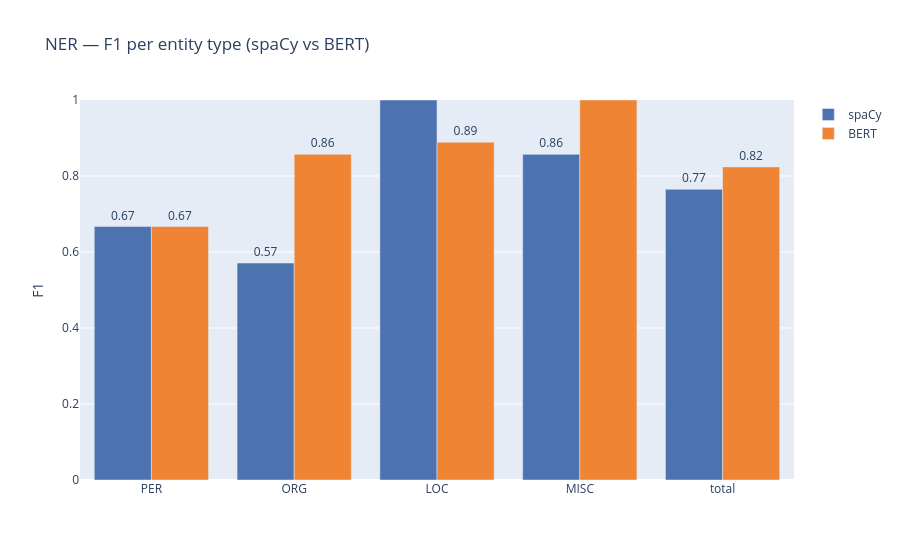
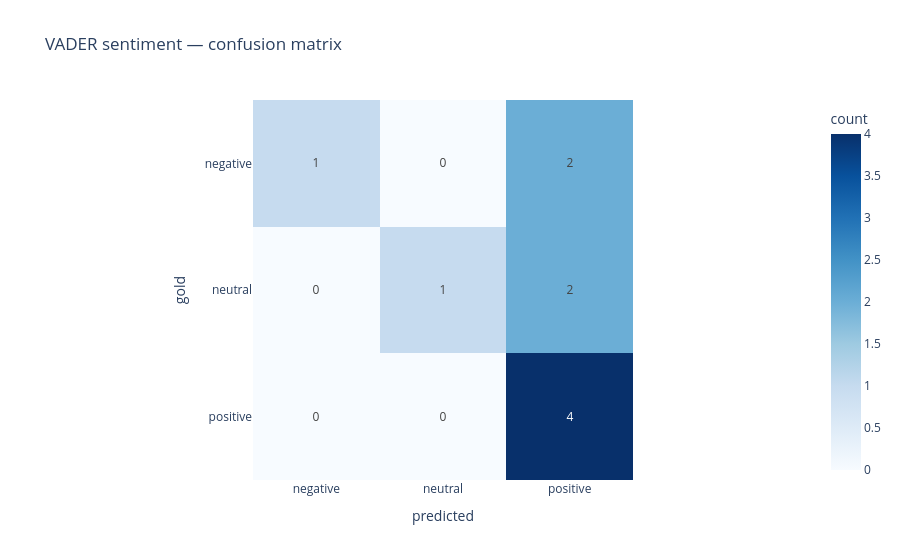
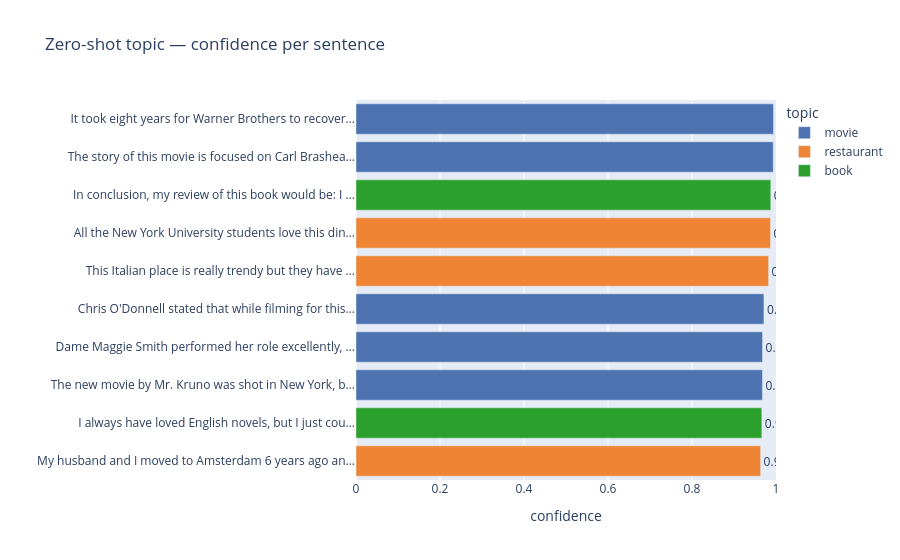

Notebook cell for these charts, in order:
### Code cell
import plotly.express as px
import plotly.graph_objects as go
import pandas as pd
from sklearn.metrics import confusion_matrix

# ── helper: recompute F1 per entity type ──────────────────────
def get_f1s(gold_dict, pred_dict):
    types = ['PER', 'ORG', 'LOC', 'MISC']
    out = {}
    tot = [0, 0, 0]
    for et in types:
        tp = fp = fn = 0
        for sid in gold_dict:
            g = {(t.lower().strip('.'), e) for t, e in gold_dict[sid] if e == et}
            p = {(t.lower().strip('.'), e) for t, e in pred_dict.get(sid, []) if e == et}
            tp += len(g & p); fp += len(p - g); fn += len(g - p)
        tot[0] += tp; tot[1] += fp; tot[2] += fn
        pr = tp/(tp+fp) if tp+fp else 0
        re = tp/(tp+fn) if tp+fn else 0
        out[et] = round(2*pr*re/(pr+re) if pr+re else 0, 3)
    tp, fp, fn = tot
    pr = tp/(tp+fp) if tp+fp else 0
    re = tp/(tp+fn) if tp+fn else 0
    out['total'] = round(2*pr*re/(pr+re) if pr+re else 0, 3)
    return out

# ── 1. NER F1 grouped bar ─────────────────────────────────────
spacy_f1 = get_f1s(gold, spacy_preds)
bert_f1  = get_f1s(gold, bert_preds)
type_labels = ['PER', 'ORG', 'LOC', 'MISC', 'total']

ner_plot_df = pd.DataFrame({
    'type':   type_labels * 2,
    'F1':     [spacy_f1[l] for l in type_labels] + [bert_f1[l] for l in type_labels],
    'system': ['spaCy'] * 5 + ['BERT'] * 5
})

fig1 = px.bar(
    ner_plot_df, x='type', y='F1', color='system', barmode='group',
    title='NER — F1 per entity type (spaCy vs BERT)',
    range_y=[0, 1], text='F1',
    color_discrete_map={'spaCy': '#4c72b0', 'BERT': '#ee8434'}
)
fig1.update_traces(textposition='outside', texttemplate='%{text:.2f}')
fig1.update_layout(yaxis_title='F1', xaxis_title='', legend_title='')
fig1.show()
fig1.write_image('ner_f1.png')

# ── 2. Sentiment confusion matrix heatmap ─────────────────────
sent_labels = ['negative', 'neutral', 'positive']
cm = confusion_matrix(sent_df['sentiment'], sent_df['pred_sentiment'], labels=sent_labels)

fig2 = px.imshow(
    cm,
    x=sent_labels, y=sent_labels,
    labels=dict(x='predicted', y='gold', color='count'),
    title='VADER sentiment — confusion matrix',
    text_auto=True, color_continuous_scale='Blues'
)
fig2.show()
fig2.write_image('sentiment_cm.png')

# ── 3. Zero-shot confidence per sentence ──────────────────────
zs_results  = [zero_shot(t, LABELS) for t in sent_df['text']]
top_scores  = [r['scores'][0] for r in zs_results]
top_preds   = [r['labels'][0] for r in zs_results]
short_texts = [t[:50] + '…' if len(t) > 50 else t for t in sent_df['text']]

zs_df = pd.DataFrame({
    'text':       short_texts,
    'confidence': top_scores,
    'topic':      top_preds
})

fig3 = px.bar(
    zs_df, x='confidence', y='text', orientation='h',
    color='topic', title='Zero-shot topic — confidence per sentence',
    range_x=[0, 1], text='confidence',
    color_discrete_map={'movie': '#4c72b0', 'restaurant': '#ee8434', 'book': '#2ca02c'}
)
fig3.update_traces(texttemplate='%{text:.2f}', textposition='outside')
fig3.update_layout(yaxis={'categoryorder': 'total ascending'}, xaxis_title='confidence', yaxis_title='')
fig3.show()
fig3.write_image('topic_confidence.png')

### Figure 1 — Plotly figure (JSON) as saved in the notebook; plotly's stock layout.template omitted (floating-point values rounded to 4 significant figures)
{"data": [{"alignmentgroup": "True", "hovertemplate": "system=spaCy<br>type=%{x}<br>F1=%{text}<extra></extra>", "legendgroup": "spaCy", "marker": {"color": "#4c72b0", "pattern": {"shape": ""}}, "name": "spaCy", "offsetgroup": "spaCy", "orientation": "v", "showlegend": true, "text": [0.667, 0.571, 1.0, 0.857, 0.765], "textposition": "outside", "texttemplate": "%{text:.2f}", "type": "bar", "x": ["PER", "ORG", "LOC", "MISC", "total"], "xaxis": "x", "y": [0.667, 0.571, 1.0, 0.857, 0.765], "yaxis": "y"}, {"alignmentgroup": "True", "hovertemplate": "system=BERT<br>type=%{x}<br>F1=%{text}<extra></extra>", "legendgroup": "BERT", "marker": {"color": "#ee8434", "pattern": {"shape": ""}}, "name": "BERT", "offsetgroup": "BERT", "orientation": "v", "showlegend": true, "text": [0.667, 0.857, 0.889, 1.0, 0.824], "textposition": "outside", "texttemplate": "%{text:.2f}", "type": "bar", "x": ["PER", "ORG", "LOC", "MISC", "total"], "xaxis": "x", "y": [0.667, 0.857, 0.889, 1.0, 0.824], "yaxis": "y"}], "layout": {"barmode": "group", "legend": {"title": {"text": ""}, "tracegroupgap": 0}, "title": {"text": "NER — F1 per entity type (spaCy vs BERT)"}, "xaxis": {"anchor": "y", "domain": [0, 1], "title": {"text": ""}}, "yaxis": {"anchor": "x", "domain": [0, 1], "range": [0, 1], "title": {"text": "F1"}}}}

### Figure 2 — Plotly figure (JSON) as saved in the notebook; plotly's stock layout.template omitted (floating-point values rounded to 4 significant figures)
{"data": [{"coloraxis": "coloraxis", "hovertemplate": "predicted: %{x}<br>gold: %{y}<br>count: %{z}<extra></extra>", "name": "0", "texttemplate": "%{z}", "type": "heatmap", "x": ["negative", "neutral", "positive"], "xaxis": "x", "y": ["negative", "neutral", "positive"], "yaxis": "y", "z": [[1, 0, 2], [0, 1, 2], [0, 0, 4]]}], "layout": {"coloraxis": {"colorbar": {"title": {"text": "count"}}, "colorscale": [[0, "rgb(247,251,255)"], [0.125, "rgb(222,235,247)"], [0.25, "rgb(198,219,239)"], [0.375, "rgb(158,202,225)"], [0.5, "rgb(107,174,214)"], [0.625, "rgb(66,146,198)"], [0.75, "rgb(33,113,181)"], [0.875, "rgb(8,81,156)"], [1, "rgb(8,48,107)"]]}, "title": {"text": "VADER sentiment — confusion matrix"}, "xaxis": {"anchor": "y", "constrain": "domain", "domain": [0, 1], "scaleanchor": "y", "title": {"text": "predicted"}}, "yaxis": {"anchor": "x", "autorange": "reversed", "constrain": "domain", "domain": [0, 1], "title": {"text": "gold"}}}}

### Figure 3 — Plotly figure (JSON) as saved in the notebook; plotly's stock layout.template omitted (floating-point values rounded to 4 significant figures)
{"data": [{"hovertemplate": "topic=movie<br>confidence=%{text}<br>text=%{y}<extra></extra>", "legendgroup": "movie", "marker": {"color": "#4c72b0", "pattern": {"shape": ""}}, "name": "movie", "orientation": "h", "showlegend": true, "text": [0.9941, 0.9935, 0.9713, 0.9679, 0.9677], "textposition": "outside", "texttemplate": "%{text:.2f}", "type": "bar", "x": [0.9941, 0.9935, 0.9713, 0.9679, 0.9677], "xaxis": "x", "y": ["It took eight years for Warner Brothers to recover…", "The story of this movie is focused on Carl Brashea…", "Chris O'Donnell stated that while filming for this…", "Dame Maggie Smith performed her role excellently, …", "The new movie by Mr. Kruno was shot in New York, b…"], "yaxis": "y"}, {"hovertemplate": "topic=restaurant<br>confidence=%{text}<br>text=%{y}<extra></extra>", "legendgroup": "restaurant", "marker": {"color": "#ee8434", "pattern": {"shape": ""}}, "name": "restaurant", "orientation": "h", "showlegend": true, "text": [0.9869, 0.9824, 0.9633], "textposition": "outside", "texttemplate": "%{text:.2f}", "type": "bar", "x": [0.9869, 0.9824, 0.9633], "xaxis": "x", "y": ["All the New York University students love this din…", "This Italian place is really trendy but they have …", "My husband and I moved to Amsterdam 6 years ago an…"], "yaxis": "y"}, {"hovertemplate": "topic=book<br>confidence=%{text}<br>text=%{y}<extra></extra>", "legendgroup": "book", "marker": {"color": "#2ca02c", "pattern": {"shape": ""}}, "name": "book", "orientation": "h", "showlegend": true, "text": [0.9876, 0.9663], "textposition": "outside", "texttemplate": "%{text:.2f}", "type": "bar", "x": [0.9876, 0.9663], "xaxis": "x", "y": ["In conclusion, my review of this book would be: I …", "I always have loved English novels, but I just cou…"], "yaxis": "y"}], "layout": {"barmode": "relative", "legend": {"title": {"text": "topic"}, "tracegroupgap": 0}, "title": {"text": "Zero-shot topic — confidence per sentence"}, "xaxis": {"anchor": "y", "domain": [0, 1], "range": [0, 1], "title": {"text": "confidence"}}, "yaxis": {"anchor": "x", "categoryorder": "total ascending", "domain": [0, 1], "title": {"text": ""}}}}
